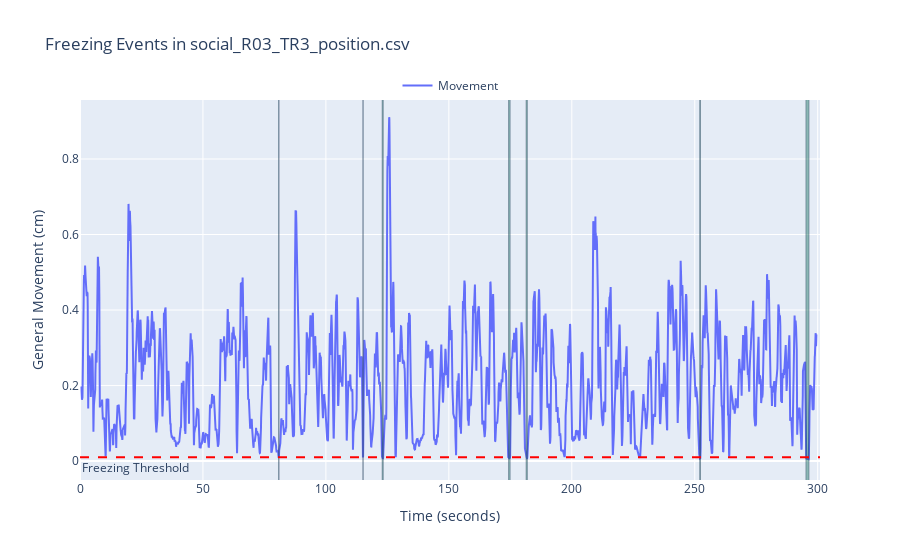

The notebook cell saved with this chart:
### Markdown cell above
---
#### 4.  We can also measure other behaviours, such as freezing

### Code cell
# Plot freezing events
rst.plot_freezing(params, example_path)

### Figure 1 — Plotly figure (JSON) as saved in the notebook; plotly's stock layout.template omitted (floating-point values rounded to 4 significant figures; data arrays with more than 128 entries replaced by an {"elided": "..."} marker saying what was removed)
{"data": [{"mode": "lines", "name": "Movement", "type": "scatter", "x": {"elided": "4500 float values"}, "y": {"elided": "4500 float values"}}], "layout": {"annotations": [{"showarrow": false, "text": "Freezing Threshold", "x": 0, "xanchor": "left", "xref": "x domain", "y": 0.01, "yanchor": "top", "yref": "y"}], "legend": {"orientation": "h", "x": 0.5, "xanchor": "center", "y": 1, "yanchor": "bottom"}, "shapes": [{"fillcolor": "rgba(0, 100, 80, 0.4)", "line": {"width": 0.4}, "type": "rect", "x0": 80.8, "x1": 80.93, "y0": -0.1, "y1": 1.5}, {"fillcolor": "rgba(0, 100, 80, 0.4)", "line": {"width": 0.4}, "type": "rect", "x0": 115.1, "x1": 115.1, "y0": -0.1, "y1": 1.5}, {"fillcolor": "rgba(0, 100, 80, 0.4)", "line": {"width": 0.4}, "type": "rect", "x0": 122.9, "x1": 123.3, "y0": -0.1, "y1": 1.5}, {"fillcolor": "rgba(0, 100, 80, 0.4)", "line": {"width": 0.4}, "type": "rect", "x0": 174.3, "x1": 174.9, "y0": -0.1, "y1": 1.5}, {"fillcolor": "rgba(0, 100, 80, 0.4)", "line": {"width": 0.4}, "type": "rect", "x0": 181.4, "x1": 181.9, "y0": -0.1, "y1": 1.5}, {"fillcolor": "rgba(0, 100, 80, 0.4)", "line": {"width": 0.4}, "type": "rect", "x0": 252, "x1": 252.3, "y0": -0.1, "y1": 1.5}, {"fillcolor": "rgba(0, 100, 80, 0.4)", "line": {"width": 0.4}, "type": "rect", "x0": 295.2, "x1": 296.5, "y0": -0.1, "y1": 1.5}, {"line": {"color": "red", "dash": "dash"}, "type": "line", "x0": 0, "x1": 1, "xref": "x domain", "y0": 0.01, "y1": 0.01, "yref": "y"}], "showlegend": true, "title": {"text": "Freezing Events in social_R03_TR3_position.csv"}, "xaxis": {"range": [0, 300.9], "title": {"text": "Time (seconds)"}}, "yaxis": {"range": [-0.05, 0.9561], "title": {"text": "General Movement (cm)"}}}}
